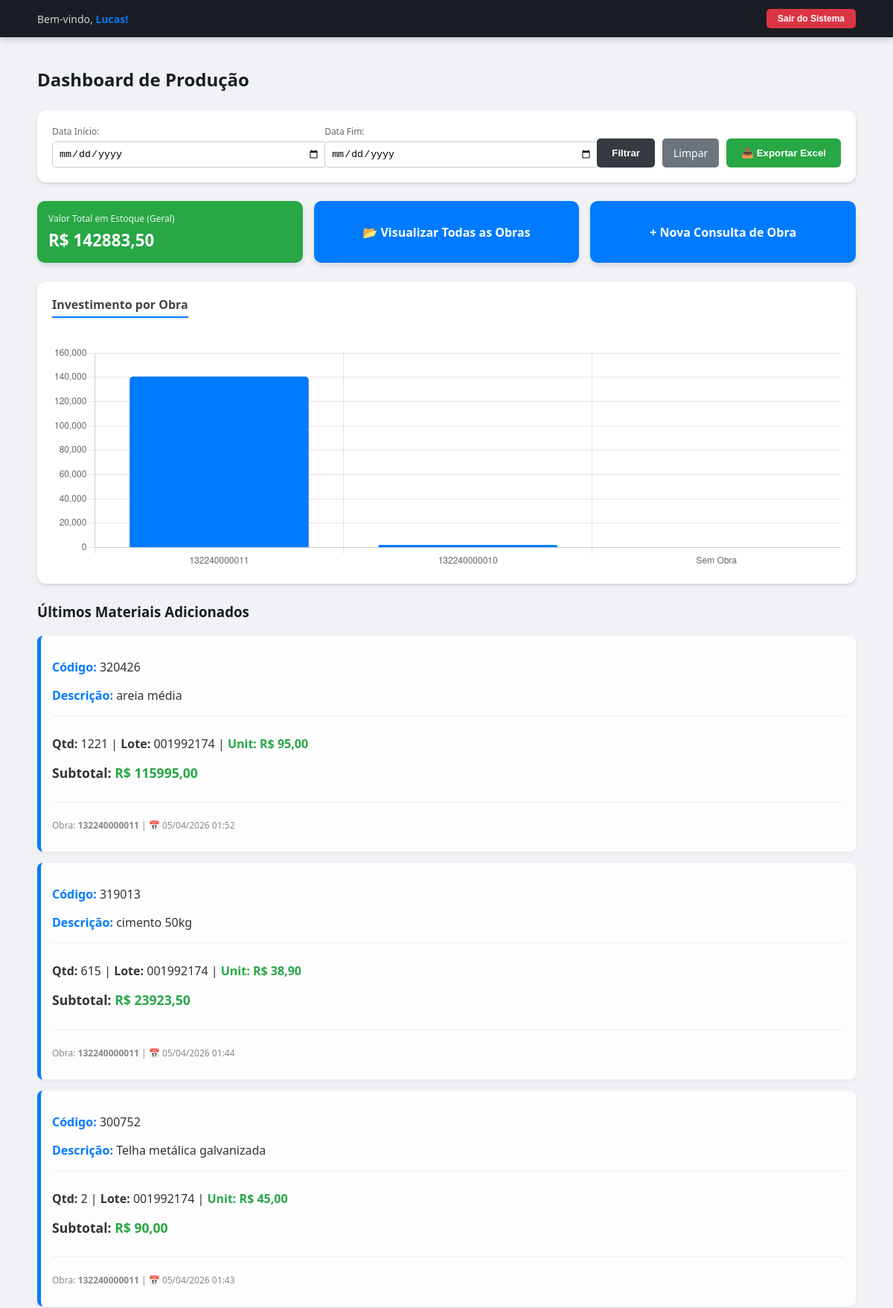
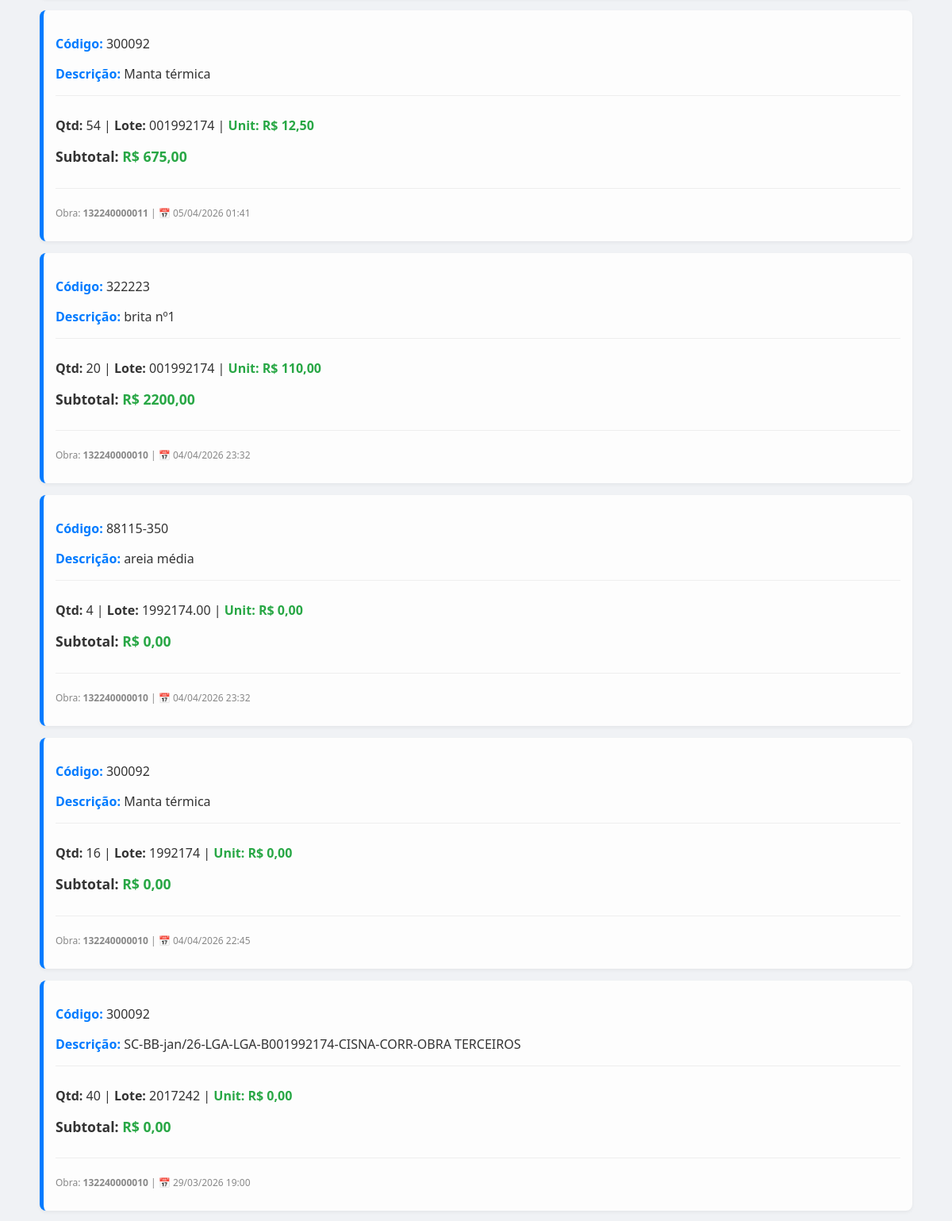
The app's page / (signed in, upper part) with its own data (2 pictures, top to bottom).
### cadastro/models.py (models this page shows, shortened)
class Material(models.Model):
    Obra = models.CharField(max_length=100, null=True, blank=True)
    Codigo = models.CharField(max_length=100)
    Descricao = models.TextField()
    Quantidade = models.IntegerField()
    Lote = models.CharField(max_length=100)
    Preco_Unitario = models.DecimalField(max_digits=10, decimal_places=2, default=0.00)
    data_criacao = models.DateTimeField(auto_now_add=True)
    @property
    def total_item(self):
        return self.Quantidade * self.Preco_Unitario

### cadastro/views.py (the view, shortened to what this page needs)
# urls.py: 2. Add a URL to urlpatterns:  path('', views.home, name='home')
@login_required
def home(request):
    data_inicio = request.GET.get('data_inicio')
    data_fim = request.GET.get('data_fim')
    materiais = Material.objects.all().order_by('-data_criacao')
    if data_inicio:
        materiais = materiais.filter(data_criacao__date__gte=data_inicio)
    if data_fim:
        materiais = materiais.filter(data_criacao__date__lte=data_fim)
    valor_total = materiais.annotate(
        subtotal=F('Quantidade') * F('Preco_Unitario')
    ).aggregate(total_geral=Sum('subtotal'))['total_geral'] or 0
    investimento_por_obra = materiais.values('Obra').annotate(
        total=Sum(F('Quantidade') * F('Preco_Unitario'))
    ).order_by('-total')
    labels_grafico = [item['Obra'] if item['Obra'] else "Sem Obra" for item in investimento_por_obra]
    valores_grafico = [float(item['total']) for item in investimento_por_obra]
    context = {
        'materiais': materiais,
        'valor_total': valor_total,
        'data_inicio': data_inicio,
        'data_fim': data_fim,
        'labels_grafico': labels_grafico,
        'valores_grafico': valores_grafico,
    }
    return render(request, 'materiais/home.html', context)

### cadastro/templates/materiais/home.html (shortened to what this page needs)
{% load static %}
<!DOCTYPE html>
<html lang="pt-BR">
<head>
    <link rel="stylesheet" href="{% static 'css/home.css' %}">
</head>
<body>
    <header style="width: 100%; background: #1a1d23; color: white; padding: 12px 0; box-shadow: 0 2px 10px rgba(0,0,0,0.2);">
        <div style="max-width: 1100px; margin: 0 auto; display: flex; justify-content: space-between; align-items: center; padding: 0 20px;">
            <div style="font-size: 14px;">
                <span style="opacity: 0.8;">Bem-vindo,</span>
                <strong style="color: #007bff;">{{ user.username|capfirst }}!</strong>
            </div>
            <form action="{% url 'logout' %}" method="post" style="margin: 0; border: none; box-shadow: none; background: transparent; padding: 0;">
                <button type="submit" style="background: #dc3545; color: white; border: none; padding: 6px 15px; border-radius: 5px; cursor: pointer; font-size: 12px; font-weight: bold;">
                    Sair do Sistema
                </button>
            </form>
        </div>
    </header>
    <div class="container-home">
        <h2>Dashboard de Produção</h2>
        <form method="GET" action="{% url 'home' %}" class="dashboard-filter-form card-dashboard">
            <div style="flex: 1;">
                <label class="filter-label">Data Início:</label>
                <input type="date" name="data_inicio" value="{{ data_inicio }}" class="filter-input">
            </div>
            <div style="flex: 1;">
                <label class="filter-label">Data Fim:</label>
                <input type="date" name="data_fim" value="{{ data_fim }}" class="filter-input">
            </div>
            <div style="display: flex; gap: 10px;">
                <div style="display: flex; gap: 10px;">
                    <button type="submit" class="btn-filtrar">Filtrar</button>
                    <a href="{% url 'home' %}" class="btn-limpar">Limpar</a>
                    <button type="submit" name="exportar" value="excel" style="background: #28a745; color: white; padding: 10px 20px; border: none; border-radius: 6px; cursor: pointer; font-weight: bold; display: flex; align-items: center; gap: 8px;">
                        📥 Exportar Excel
                    </button>
                </div>
            </div>
        </form>
        <div class="summary-row">
            <div class="card-total">
                <small style="opacity: 0.9; font-size: 12px; display: block; margin-bottom: 5px;">Valor Total em Estoque (Geral)</small>
                <h3 style="margin: 0; font-size: 1.4em;">R$ {{ valor_total|floatformat:2 }}</h3>
            </div>
            <a href="{% url 'lista_obras' %}" class="card-link">📂 Visualizar Todas as Obras</a>
            <a href="{% url 'index' %}" class="card-link">+ Nova Consulta de Obra</a>
        </div>
        <div class="card-dashboard">
            <h4 class="chart-title">Investimento por Obra</h4>
            <div style="height: 300px; margin-top: 15px;">
                <canvas id="graficoObras"></canvas>
            </div>
        </div>
        <script>
            const ctx = document.getElementById('graficoObras').getContext('2d');
            new Chart(ctx, {
                type: 'bar',
                data: {
                    labels: {{ labels_grafico|safe }},
                    datasets: [{
                        label: 'Valor Acumulado (R$)',
                        data: {{ valores_grafico|safe }},
                        backgroundColor: '#007bff',
                        borderRadius: 5,
                    }]
                },
                options: {
                    responsive: true,
                    maintainAspectRatio: false,
                    scales: { y: { beginAtZero: true } },
                    plugins: { legend: { display: false } }
                }
            });
        </script>
        <div class="lista-recentes">
            <h3 style="color: #1a1d23; font-weight: 700; margin-bottom: 20px;">Últimos Materiais Adicionados</h3>
            {% for material in materiais %}
                <div class="item-recente">
                    <p><span class="label-azul">Código:</span> {{ material.Codigo }}</p>
                    <p><span class="label-azul">Descrição:</span> {{ material.Descricao }}</p>
                    <div class="item-details">
                        <p>
                            <strong>Qtd:</strong> {{ material.Quantidade }} |
                            <strong>Lote:</strong> {{ material.Lote }} |
                            <span class="price-unit">Unit: R$ {{ material.Preco_Unitario }}</span>
                        </p>
                        <p class="subtotal-row">
                            <strong>Subtotal:</strong> <span>R$ {{ material.total_item|floatformat:2 }}</span>
                        </p>
                    </div>
                    <div style="display: flex; justify-content: space-between; align-items: center;">
                        <p class="item-footer">
                            Obra: <strong>{{ material.Obra }}</strong> | 📅 {{ material.data_criacao|date:"d/m/Y H:i" }}
                        </p>
                    </div>
                </div>
            {% empty %}
                <p style="text-align: center; color: #999; padding: 20px;">Nenhum material encontrado.</p>
            {% endfor %}
        </div>
    </div>
</body>
</html>

### cadastro/static/css/home.css (style rules this page uses)
body { background-color: #f0f2f5; font-family: 'Segoe UI', system-ui, -apple-system, sans-serif; margin: 0; padding: 0; color: #333; }
.container-home { max-width: 1100px; margin: 0 auto; padding: 20px; }
h2 { color: #1a1d23; font-weight: 700; margin-bottom: 25px; }
.card-dashboard { background: #ffffff; border-radius: 12px; padding: 20px; margin-bottom: 25px; box-shadow: 0 4px 6px rgba(0, 0, 0, 0.05), 0 1px 3px rgba(0, 0, 0, 0.1); }
.dashboard-filter-form { display: flex; align-items: flex-end; gap: 15px; }
.filter-label { display: block; font-size: 12px; color: #666; margin-bottom: 5px; }
.filter-input { width: 100%; padding: 8px; border-radius: 5px; border: 1px solid #ccc; }
.btn-filtrar { background: #343a40; color: white; padding: 10px 20px; border: none; border-radius: 5px; cursor: pointer; font-weight: bold; }
.btn-limpar { background: #6c757d; color: white; padding: 10px 15px; border-radius: 5px; text-decoration: none; font-size: 14px; }
.summary-row { display: flex; gap: 15px; margin-bottom: 25px; align-items: stretch; }
.card-total { flex: 1; background: #28a745; color: white; padding: 15px; border-radius: 10px; box-shadow: 0 4px 6px rgba(0,0,0,0.1); display: flex; flex-direction: column; justify-content: center; }
.card-link { flex: 1; background: #007bff; color: white; padding: 15px; border-radius: 10px; text-decoration: none; font-weight: bold; display: flex; align-items: center; justify-content: center; text-align: center; box-shadow: 0 4px 6px rgba(0,0,0,0.1); transition: background 0.2s; }
.chart-title { margin-top: 0; color: #444; border-bottom: 2px solid #007bff; display: inline-block; padding-bottom: 5px; }
.item-recente { margin-bottom: 15px; padding: 15px; border-radius: 8px; border-left: 5px solid #007bff; background: #fdfdfd; box-shadow: 0 2px 4px rgba(0,0,0,0.05); transition: all 0.2s; }
.label-azul { color: #007bff; font-weight: bold; }
.item-details { margin: 10px 0; padding: 10px 0; border-top: 1px solid #eee; border-bottom: 1px solid #eee; }
.price-unit { color: #28a745; font-weight: bold; }
.subtotal-row { margin-top: 5px; font-size: 1.1em; }
.subtotal-row span { color: #28a745; font-weight: bold; }
.item-footer { font-size: 12px; color: #888; }

### records on screen
Material: Codigo "320426", Descricao "areia média", Quantidade "1221", Lote "001992174", Preco_Unitario "95,00", total_item "115995,00", Obra "132240000011", data_criacao "05/04/2026 01:52"
Material: Codigo "319013", Descricao "cimento 50kg", Quantidade "615", Lote "001992174", Preco_Unitario "38,90", total_item "23923,50", Obra "132240000011", data_criacao "05/04/2026 01:44"
Material: Codigo "300752", Descricao "Telha metálica galvanizada", Quantidade "2", Lote "001992174", Preco_Unitario "45,00", total_item "90,00", Obra "132240000011", data_criacao "05/04/2026 01:43"
Material: Codigo "300092", Descricao "Manta térmica", Quantidade "54", Lote "001992174", Preco_Unitario "12,50", total_item "675,00", Obra "132240000011", data_criacao "05/04/2026 01:41"
Material: Codigo "322223", Descricao "brita nº1", Quantidade "20", Lote "001992174", Preco_Unitario "110,00", total_item "2200,00", Obra "132240000010", data_criacao "04/04/2026 23:32"
Material: Codigo "88115-350", Descricao "areia média", Quantidade "4", Lote "1992174.00", Preco_Unitario "0,00", total_item "0,00", Obra "132240000010", data_criacao "04/04/2026 23:32"
Material: Codigo "300092", Descricao "Manta térmica", Quantidade "16", Lote "1992174", Preco_Unitario "0,00", total_item "0,00", Obra "132240000010", data_criacao "04/04/2026 22:45"
Material: Codigo "300092", Descricao "SC-BB-jan/26-LGA-LGA-B001992174-CISNA-CORR-OBRA TERCEIROS", Quantidade "40", Lote "2017242", Preco_Unitario "0,00", total_item "0,00", Obra "132240000010", data_criacao "29/03/2026 19:00"

### other values on screen
{{ user.username|capfirst }} "Lucas"
{{ valor_total|floatformat:2 }} "142883,50"
chart data {{ valores_grafico|safe }} [140683.5, 2200.0, 0.0]
